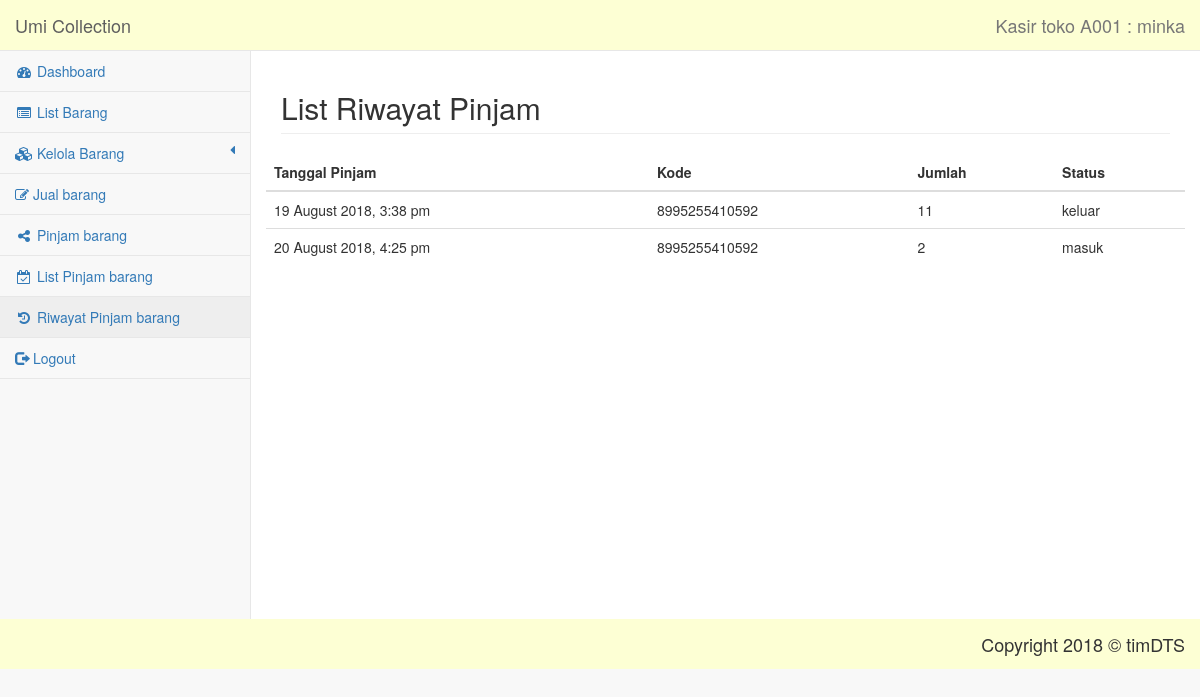
The app's page /?act=riwayatPinjam (signed in) with its own data.
### tables this page shows
CREATE TABLE `toko` (
  `idToko` int(2) NOT NULL,
  `nama` varchar(15) NOT NULL
);

CREATE TABLE `pinjam` (
  `idPinjam` int(6) NOT NULL,
  `kode` varchar(13) NOT NULL,
  `jumlahPinjam` int(5) NOT NULL,
  `tglPinjam` datetime NOT NULL,
  `toko1` int(2) NOT NULL,
  `toko2` int(2) NOT NULL,
  `status` varchar(10) NOT NULL
);

### riwayatPinjam/listRiwayat.php (the view, shortened to what this page needs)
<?php
	include "../koneksi.php";
	$toko=$_SESSION['toko'];
?>
<html>
<head>
    <link href="../vendor/bootstrap/css/bootstrap.min.css" rel="stylesheet">
    <link href="../vendor/metisMenu/metisMenu.min.css" rel="stylesheet">
	<link href="../dist/css/sb-admin-2.css" rel="stylesheet">
	<link href="../vendor/font-awesome/css/font-awesome.min.css" rel="stylesheet" type="text/css">
</head>
<body>
<div id="page-wrapper">
  <div class="row">
    <div class="col-lg-12">
      <h2 class="page-header">List Riwayat Pinjam</h2>
    </div>
  </div>
<div class="row">
	<?php
		$qryTampil = mysqli_query($con,"select * from pinjam where toko1='$toko' or toko2='$toko' order by tglPinjam ASC;");
	?>
      <table class="table table-hover table-responsive">
        <thead>
          <tr>
			<th>Tanggal Pinjam</th>
            <th>Kode</th>
            <th>Jumlah</th>
			<th>Status</th>
          </tr>
        </thead>
        <tbody>
        <?php
          while ($dta = mysqli_fetch_array($qryTampil)) {
			if ($dta['toko1'] == $toko){
				$status="keluar";
			} else if ($dta['toko2'] == $toko){
				$status="masuk";
			}
            echo '<tr>
			<td>'.date("j F Y, g:i a",strtotime($dta['tglPinjam'])).'</td>
			  <td>'.$dta['kode'].'</td>
			  <td>'.$dta['jumlahPinjam'].'</td>
			  <td>'.
				$status
			  .'</td>
            </tr>';
          }
        ?>
        </tbody>
      </table>
</div>
</div>
</body>
</html>

### index.php (shortened to what this page needs)
<?php session_start();
include 'koneksi.php';
?>
<!DOCTYPE html>
<html lang="en">
<head>
    <link href="./vendor/bootstrap/css/bootstrap.min.css" rel="stylesheet">
    <link href="./vendor/metisMenu/metisMenu.min.css" rel="stylesheet">
    <link href="./dist/css/sb-admin-2.css" rel="stylesheet">
	<link href="./dist/css/style.css" rel="stylesheet">
    <link href="./vendor/morrisjs/morris.css" rel="stylesheet">
    <link href="./vendor/font-awesome/css/font-awesome.min.css" rel="stylesheet" type="text/css">
</head>
    <link href="./vendor/datatables-plugins/dataTables.bootstrap.css" rel="stylesheet">
    <link href="./vendor/datatables-responsive/dataTables.responsive.css" rel="stylesheet">
<body>
    <div id="wrapper">
        <nav class="navbar navbar-default navbar-static-top" role="navigation" style="margin-bottom: 0">
            <div class="navbar-header">
                <a class="navbar-brand" href="javascript:;">Umi Collection</a>
				<a class="navbar-brand pull-right" href="javascript:;">
					<?php
					$nama=$_SESSION['nama'];
					$akses=$_SESSION['akses'];
					$toko=$_SESSION['toko'];
					if ($akses=="penjaga"){
						$akses="Kasir";
					}
					$qry = mysqli_query($con,"select * from toko where idToko='$toko';");
					$data = mysqli_fetch_array($qry);
					 echo $akses.''.(!is_null($toko)?' toko '.$data['nama']:'').' : '.$nama;
					?>
				</a>
            </div>
            <div class="navbar-default sidebar" role="navigation">
                <div class="sidebar-nav navbar-collapse">
				       <ul class="nav" id="side-menu">
						<?php if($_SESSION["akses"] == "penjaga"){
							echo '
												<li>
													<a href="?act=dashboardP"><i class="fa fa-dashboard fa-fw"></i> Dashboard </a>
												</li>
												<li>
													<a href="?act=listBarang"><i class="fa fa-list-alt fa-fw"></i> List Barang </a>
												</li>
												<li class="treeview">
													<a href="javascript:;">
														<i class="fa fa-cubes"></i> <span>Kelola Barang</span>
														<span class="pull-right-container">
															<i class="fa fa-caret-left pull-right"></i>
														</span>
													</a>
														<ul class="nav treeview-menu">
															<li><a href="?act=masuk"><i class="fa fa-download"></i> Barang Masuk Baru</a></li>
															<li><a href="?act=keluar"><i class="fa fa-upload"></i> Barang Keluar</a></li>
															<li><a href="?act=masukPinjam"><i class="fa fa-download"></i> Barang Masuk Pinjam</a></li>
														</ul>
												</li>
												<li>
													<a href="?act=jualBarang"><i class="fa fa-edit"></i> Jual barang </a>
												</li>
												<li>
													<a href="?act=pinjamBarang"><i class="fa fa-share-alt fa-fw"></i> Pinjam barang </a>
												</li>
												<li>
													<a href="?act=listPinjam"><i class="fa fa-calendar-check-o fa-fw"></i> List Pinjam barang </a>
												</li>
												<li>
													<a href="?act=riwayatPinjam"><i class="fa fa-history fa-fw"></i> Riwayat Pinjam barang </a>
												</li>
												';
						}
						?>
						<li>
                            <a href="?act=logout"><i class="glyphicon glyphicon-log-out"></i> Logout</a>
                        </li>
                    </ul>
		</div>
            </div>
        </nav>
<?php
	if(isset($_GET['act'])){
		if ($_GET['act'] == "dashboard"){
			include 'dashboardPenjualan/input.php';
		}else if($_GET['act'] == "tambah"){
			include 'inputBarang/input.php';
		}else if($_GET['act'] == "jualDetail"){
			include 'dashboardPenjualan/jualDetail.php';
		}else if($_GET['act'] == "prosesTambah"){
			include 'inputBarang/proses.php';
		}else if($_GET['act'] == "admin"){
			include 'registrasi/index.php';
		}else if($_GET['act'] == "prosesAdmin"){
			include 'registrasi/proses.php';
		}else if($_GET['act'] == "dashboardS"){
			include 'dashboardStok/input.php';
		}else if($_GET['act'] == "stokToko"){
			include 'dashboardStok/stokDetail.php';
		}else if($_GET['act'] == "lemariDetail"){
			include 'dashboardStok/lemariDetail.php';
		}else if($_GET['act'] == "lihatStok"){
			include 'LihatStok/input.php';
		}else if($_GET['act'] == "stokDetail"){
			include 'LihatStok/stokDetail.php';
		}else if($_GET['act'] == "riwayatTambahBarang"){
			include 'RiwayatTambahBarang/input.php';
		}else if($_GET['act'] == "riwayatDetail"){
			include 'RiwayatTambahBarang/riwayatDetail.php';
		}else if($_GET['act'] == "dashboardP"){
			include 'dashboardPenjaga/input.php';
		}else if($_GET['act'] == "jualBarang"){
			include 'jualBarang/input.php';
		}else if($_GET['act'] == "prosesJual"){
			include 'jualBarang/proses.php';
		}else if($_GET['act'] == "pinjamBarang"){
			include 'pinjamBarang/index.php';
		}else if($_GET['act'] == "prosesPinjam"){
			include 'pinjamBarang/proses.php';
		}else if($_GET['act'] == "riwayatPinjam"){
			include 'riwayatPinjam/listRiwayat.php';
		}else if($_GET['act'] == "masuk"){
			include 'masukBarang/input.php';
		}else if($_GET['act'] == "prosesMasuk"){
			include 'masukBarang/proses.php';
		}else if($_GET['act'] == "keluar"){
			include 'keluarBarang/input.php';
		}else if($_GET['act'] == "prosesKeluar"){
			include 'keluarBarang/proses.php';
		}else if($_GET['act'] == "listPinjam"){
			include 'listPinjamBarang/listPinjamBarang.php';
		}else if($_GET['act'] == "ambil"){
			include 'listPinjamBarang/sudahAmbil.php';
		}else if($_GET['act'] == "listBarang"){
			include 'listBarang/listBarang.php';
		}else if($_GET['act'] == "masukPinjam"){
			include 'masukPinjam/input.php';
		}else if($_GET['act'] == "prosesMasukPinjam"){
			include 'masukPinjam/proses.php';
		}else if($_GET['act'] == "batal"){
			include 'batalTransaksi/input.php';
		}else if($_GET['act'] == "listBatal"){
			include 'batalTransaksi/listBatal.php';
		}else if($_GET['act'] == "prosesBatal"){
			include 'batalTransaksi/prosesBatal.php';
		}else if($_GET['act'] == "luarLemari"){
			include 'luarLemari/input.php';
		}else if($_GET['act'] == "luarDetail"){
			include 'luarLemari/luarDetail.php';
		}else{
		}
	}
?>
    </div>
	<footer class="navbar-brand pull-right">
      <div>Copyright <?php echo date("Y") ?> &copy; timDTS</div>
	</footer>
</body>
</html>

### records on screen
toko: nama "A001"
pinjam: tglPinjam "19 August 2018, 3:38 pm", kode "8995255410592", jumlahPinjam "11", toko1 "keluar"
pinjam: tglPinjam "20 August 2018, 4:25 pm", kode "8995255410592", jumlahPinjam "2", toko2 "masuk"

### other values on screen
$akses "Kasir"
$nama "minka"
